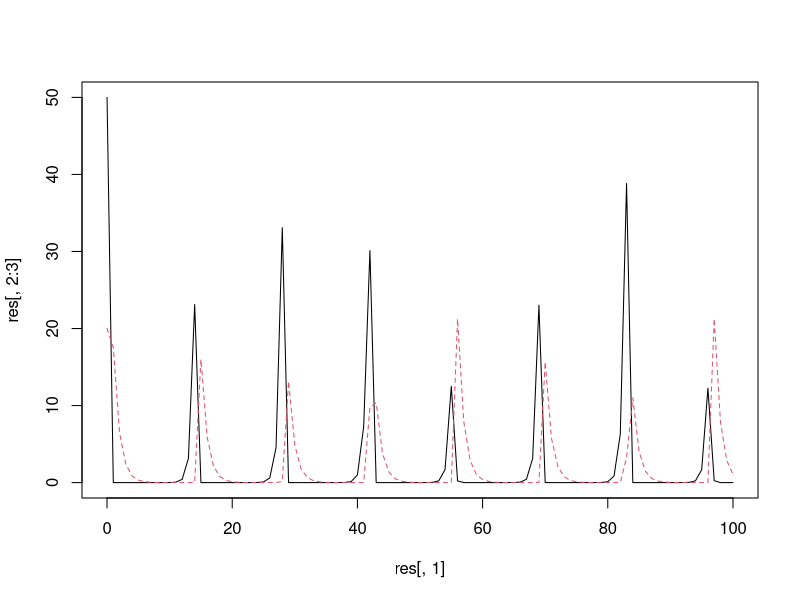

The R script that drew this image:
# 07/15/2020
# try inference framework on Lotka-Volterra model

library(deSolve)
library(tidyverse)

# 1. ODE definition of LV model
LV_ODE <- function(t, y, parms){
  x1 = y[1]
  x2 = y[2]
  with(as.list(parms),{
    dx1 = alpha * x1 - beta * x1 * x2
    dx2 = delta * x1 * x2 - x2
    list(c(dx1, dx2))
  })
}

# try it out (and obtain numerical solution over time)
times = seq(from=0, to=100, by=1)
y0 = c(50,20)
p = c(alpha=2, beta=1, delta=0.5)

res = ode(y0, times, LV_ODE, p)
head(res)

matplot(res[,1], res[,2:3], type="l")
